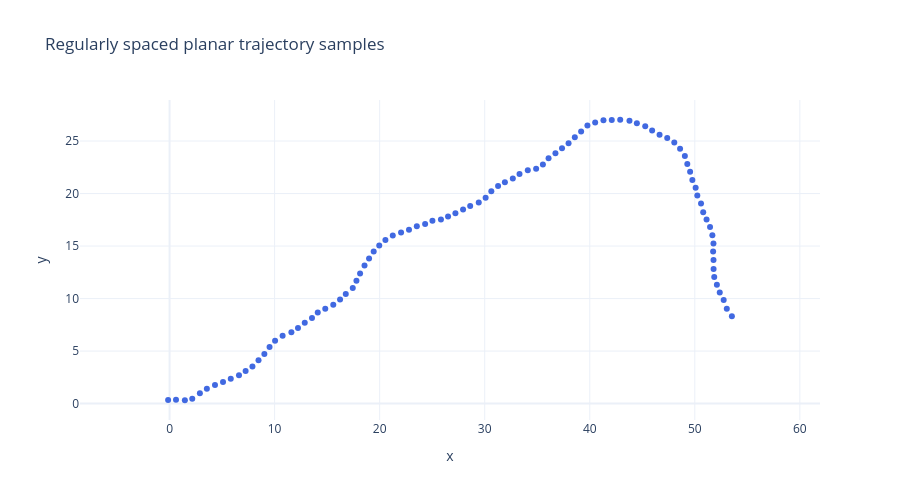

Notebook code cell kept with this figure:
### Code cell
fig = go.Figure()
fig.add_trace(go.Scatter(x=sample_points[:, 0], y=sample_points[:, 1], mode="markers", name="VERTEX2 samples", marker=dict(color="royalblue", size=6)))
fig.update_layout(title="Regularly spaced planar trajectory samples", xaxis_title="x", yaxis_title="y", template="plotly_white", width=900, height=500)
fig.update_yaxes(scaleanchor="x", scaleratio=1)
fig.show()
